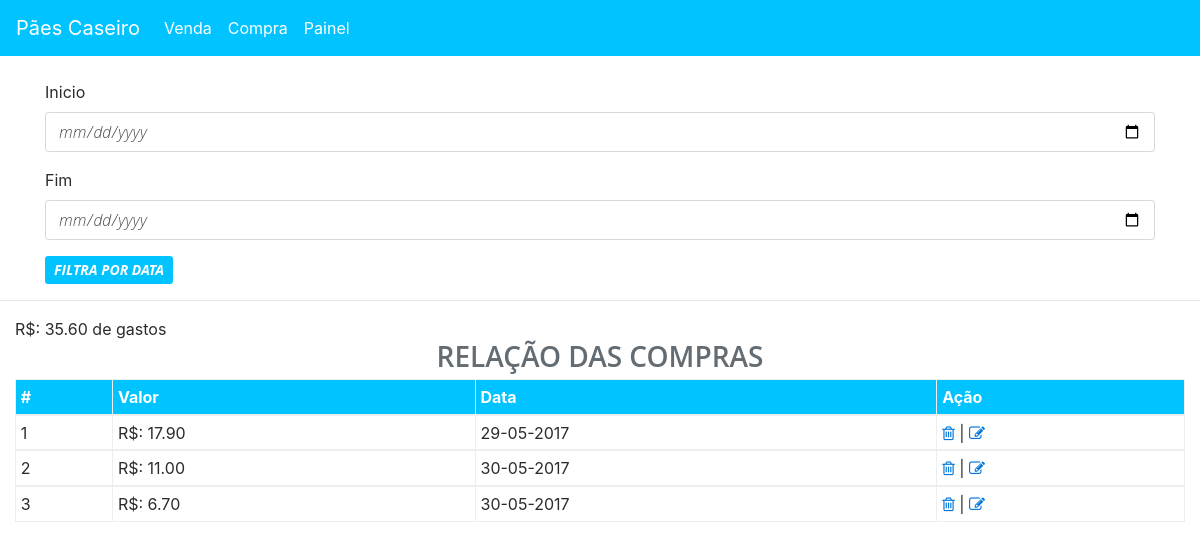
The app's page /compra.php, older data.
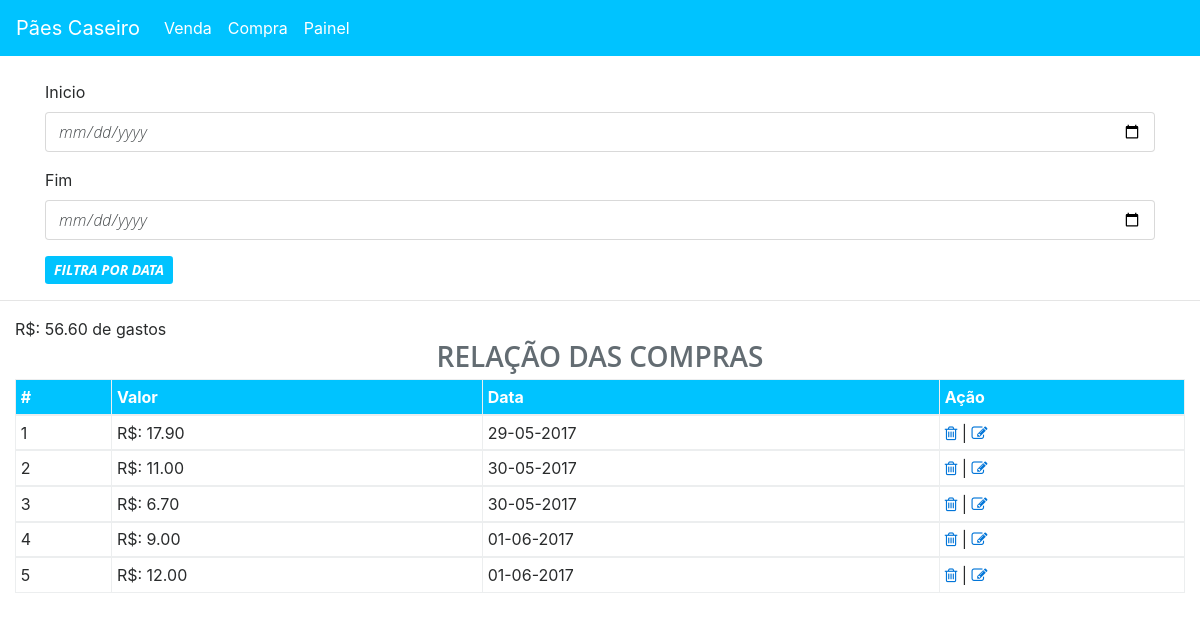
The same page, newer data.
### tables this page shows
CREATE TABLE `compra` (
  `id` int(11) NOT NULL,
  `compra` decimal(10,2) DEFAULT NULL,
  `data` datetime DEFAULT NULL,
  `produto_idproduto` int(11) NOT NULL
);

### php/compras.php (called while the page is built, shortened)
<?php
if (isset($_POST['btnCompraF']) && empty($_POST['btnCompraF'])) {
	$a = $_POST['inputinicio'];
	$b = $_POST['inputfim'];
	$select = "SELECT * FROM compra WHERE data BETWEEN '$a' AND '$b'";
	$stmt =   mysqli_query($link,$select);
	$a = "SELECT sum(compra) from compra WHERE data BETWEEN '$a' AND '$b'";
    $b = mysqli_query($link,$a);
}
else{
	$select = "SELECT * FROM compra";
	$stmt =   mysqli_query($link,$select);
	$a = "SELECT sum(compra) from compra";
    $b = mysqli_query($link,$a);
}
?>

### compra.php (the view)
<?php
include '_topo.php';
require_once 'php/conexao.php';
require_once 'php/compras.php';
?>
<br>
<div class="container">
	<form action="compra.php" method="post" class="form-horizontal">
		<div class="form-group">
			<label for="inicio">Inicio</label>
			<input class="form-control" type="date" id="inicio" name="inputinicio" required="">
		</div>
		<div class="form-group">
			<label for="fim">Fim</label>
			<input class="form-control" type="date" id="fim" name="inputfim" required="">
		</div>
		<button type="submit" name="btnCompraF" class="btn btn-sm"><b>FILTRA POR DATA</b></button>
	</form>
</div>
<hr>
<div class="container-fluid">
	<div class="row">
		<div class="col-md-12">
		<?php
		foreach ($b as $total) {
	echo 'R$: '.$total["sum(compra)"].' de gastos';
}
		 ?>
			<table class="table table-bordered table-sm">
				<thead>
					<tr id="tb">
						<h3 class="text-center text-muted" id="h3">Relação das compras</h3>
						<th>#</th>
						<th>Valor</th>
						<th>Data</th>
						<th>Ação</th>
					</tr>
					<?php
					foreach($stmt as $itens):
						$data = $itens['data'];
					?>
				</thead>
				<tbody>
					<tr>
						<td><?php echo $itens['id']; ?></td>
						<td><?php echo "R$: ".$itens['compra']; ?></td>
						<td><?php echo date('d-m-Y',strtotime($data)); ?></td>
						<td>
							<a href="php/delc.php?del=<?php echo $itens['id']; ?>"><i class="fa fa-trash-o" aria-hidden="true"></i></a> |
							<a href="up.php?up=<?php echo $itens['id']; ?>"><i class="fa fa-pencil-square-o" aria-hidden="true"></i></a>
						</td>
					</tr>
				<?php endforeach; ?>
			</tbody>
		</table>
	</div>
</div>
</div>
<?php include '_rodape.php'; ?>

Row changes from the older to the newer data that the page shows:
added compra: id "4", compra "9.00", data "01-06-2017"
added compra: id "5", compra "12.00", data "01-06-2017"
Text that changed along with them:
new list line: "R$: 56.60 de gastos"
list line gone: "R$: 35.60 de gastos"
